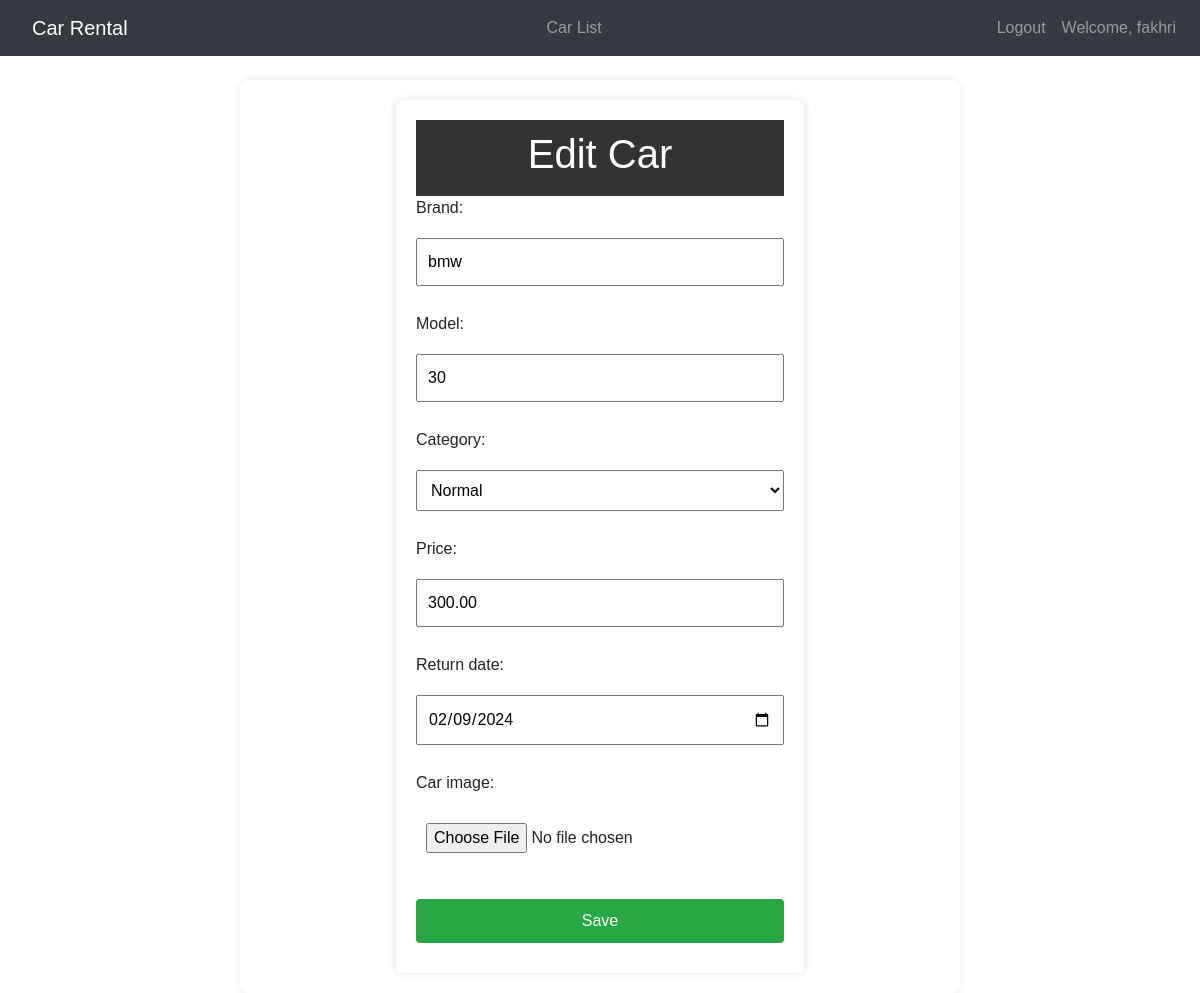
The app's page /car/9/edit/ (signed in), older data.
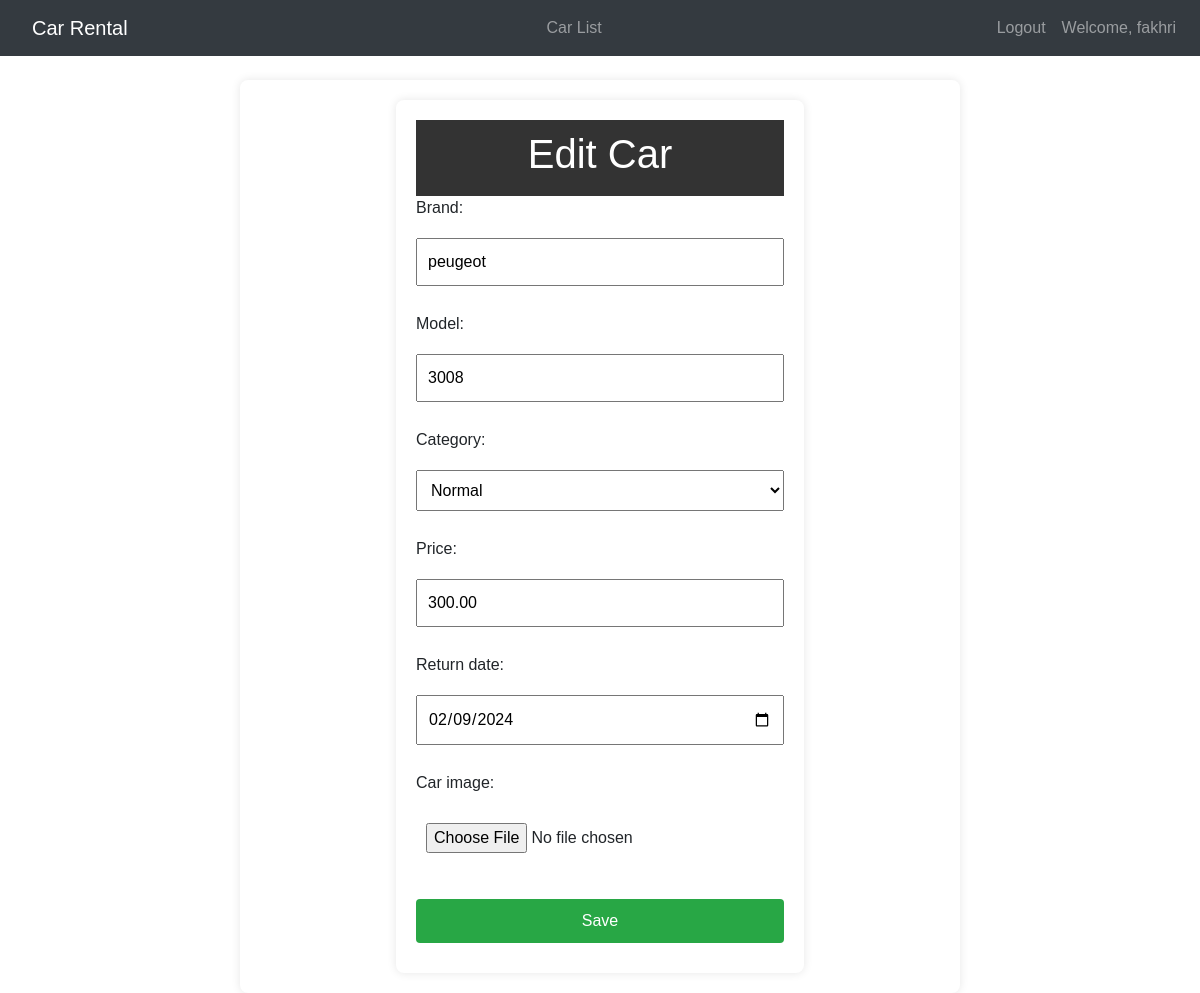
The same page, newer data.
### car_rental/models.py (models this page shows, shortened)
class Car(models.Model):
    brand = models.CharField(max_length=100)
    model = models.CharField(max_length=100)
    category = models.CharField(max_length=100, choices=[('Normal', 'Normal'), ('Luxury', 'Luxury')])
    price = models.DecimalField(max_digits=10, decimal_places=2)
    return_date = models.DateField()
    car_image = models.ImageField(upload_to="images/")
    class Meta:
        app_label = 'car_rental'

### car_rental/views.py (the view)
# urls.py: path('car/<int:pk>/edit/', car_edit, name='car_edit'),
@login_required
def car_edit(request, pk):
    car = get_object_or_404(Car, pk=pk)
    if request.method == "POST":
        form = CarForm(request.POST, request.FILES, instance=car)
        if form.is_valid():
            car = form.save(commit=False)
            car.save()
            messages.success(request, 'Car updated successfully!')
            return redirect('car_detail', pk=car.pk)
    else:
        form = CarForm(instance=car)
    return render(request, 'car_rental/car_edit.html', {'form': form})

### car_rental/forms.py
class CarForm(forms.ModelForm):
    class Meta:
        model = Car
        fields = ['brand', 'model', 'category', 'price', 'return_date', 'car_image']
        widgets = {
            'return_date': forms.DateInput(attrs={'type': 'date'}),
        }
    CATEGORY_CHOICES = [
        ('Normal', 'Normal'),
        ('Luxury', 'Luxury'),
    ]
    category = forms.ChoiceField(choices=CATEGORY_CHOICES)
    car_image = forms.ImageField(required=False, widget=forms.FileInput)

### car_rental/templates/car_rental/car_edit.html (shortened to what this page needs)
{% extends 'car_rental/base.html' %}
{% block extra_css %}
    {% load static %}
    <link rel="stylesheet" href="{% static 'car_rental/css/car_edit.css' %}">
{% endblock %}
{% block content %}
    <div class="container">
        <header>
            <h1>{% if form.instance.pk %}Edit{% else %}Add{% endif %} Car</h1>
        </header>
        <form method="POST" class="car-form" enctype="multipart/form-data">
            {{ form.as_p }}
            <button type="submit">Save</button>
        </form>
    </div>
{% endblock %}

Row changes from the older to the newer data that the page shows:
changed Car "Normal": brand "bmw" → "peugeot"; model "30" → "3008"
